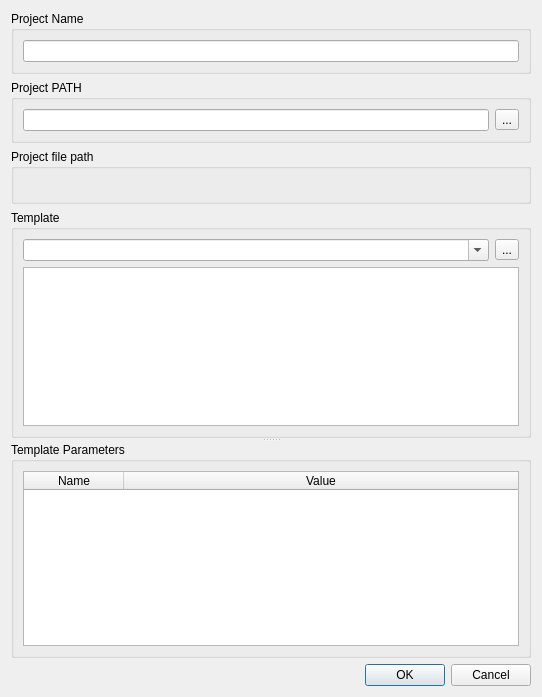
<?xml version="1.0" encoding="UTF-8"?>
<ui version="4.0">
 <class>ProjectNewDialog</class>
 <widget class="QDialog" name="ProjectNewDialog">
  <property name="geometry">
   <rect>
    <x>0</x>
    <y>0</y>
    <width>542</width>
    <height>697</height>
   </rect>
  </property>
  <property name="sizePolicy">
   <sizepolicy hsizetype="Preferred" vsizetype="Preferred">
    <horstretch>0</horstretch>
    <verstretch>0</verstretch>
   </sizepolicy>
  </property>
  <property name="windowTitle">
   <string>New Project</string>
  </property>
  <layout class="QVBoxLayout" name="verticalLayout_6">
   <item>
    <widget class="QSplitter" name="splitter">
     <property name="orientation">
      <enum>Qt::Vertical</enum>
     </property>
     <widget class="QWidget" name="">
      <layout class="QVBoxLayout" name="verticalLayout_4">
       <item>
        <widget class="QGroupBox" name="groupBox">
         <property name="title">
          <string>Project Name</string>
         </property>
         <layout class="QVBoxLayout" name="verticalLayout">
          <item>
           <widget class="QLineEdit" name="projectName"/>
          </item>
         </layout>
        </widget>
       </item>
       <item>
        <widget class="QGroupBox" name="groupBox_2">
         <property name="title">
          <string>Project PATH</string>
         </property>
         <layout class="QHBoxLayout" name="horizontalLayout">
          <item>
           <widget class="QLineEdit" name="projectPath"/>
          </item>
          <item>
           <widget class="QToolButton" name="toolFindProjectPath">
            <property name="text">
             <string>...</string>
            </property>
           </widget>
          </item>
         </layout>
        </widget>
       </item>
       <item>
        <widget class="QGroupBox" name="groupBox_3">
         <property name="title">
          <string>Project file path</string>
         </property>
         <layout class="QVBoxLayout" name="verticalLayout_2">
          <item>
           <widget class="QLabel" name="projectFileText">
            <property name="text">
             <string/>
            </property>
           </widget>
          </item>
         </layout>
        </widget>
       </item>
       <item>
        <widget class="QGroupBox" name="groupBox_4">
         <property name="title">
          <string>Template</string>
         </property>
         <layout class="QVBoxLayout" name="verticalLayout_5">
          <item>
           <layout class="QHBoxLayout" name="horizontalLayout_2">
            <item>
             <widget class="QComboBox" name="templateFile">
              <property name="editable">
               <bool>true</bool>
              </property>
             </widget>
            </item>
            <item>
             <widget class="QToolButton" name="toolLoadTemplate">
              <property name="text">
               <string>...</string>
              </property>
             </widget>
            </item>
           </layout>
          </item>
          <item>
           <widget class="QTextBrowser" name="infoView"/>
          </item>
         </layout>
        </widget>
       </item>
      </layout>
     </widget>
     <widget class="QGroupBox" name="groupBox_5">
      <property name="title">
       <string>Template Parameters</string>
      </property>
      <layout class="QVBoxLayout" name="verticalLayout_3">
       <item>
        <widget class="QTableWidget" name="parameterTable">
         <property name="alternatingRowColors">
          <bool>true</bool>
         </property>
         <property name="selectionBehavior">
          <enum>QAbstractItemView::SelectRows</enum>
         </property>
         <attribute name="horizontalHeaderCascadingSectionResizes">
          <bool>true</bool>
         </attribute>
         <attribute name="horizontalHeaderStretchLastSection">
          <bool>true</bool>
         </attribute>
         <attribute name="verticalHeaderVisible">
          <bool>false</bool>
         </attribute>
         <column>
          <property name="text">
           <string>Name</string>
          </property>
         </column>
         <column>
          <property name="text">
           <string>Value</string>
          </property>
         </column>
        </widget>
       </item>
      </layout>
     </widget>
    </widget>
   </item>
   <item>
    <widget class="QDialogButtonBox" name="buttonBox">
     <property name="orientation">
      <enum>Qt::Horizontal</enum>
     </property>
     <property name="standardButtons">
      <set>QDialogButtonBox::Cancel|QDialogButtonBox::Ok</set>
     </property>
    </widget>
   </item>
  </layout>
 </widget>
 <resources/>
 <connections>
  <connection>
   <sender>buttonBox</sender>
   <signal>accepted()</signal>
   <receiver>ProjectNewDialog</receiver>
   <slot>accept()</slot>
   <hints>
    <hint type="sourcelabel">
     <x>248</x>
     <y>254</y>
    </hint>
    <hint type="destinationlabel">
     <x>157</x>
     <y>274</y>
    </hint>
   </hints>
  </connection>
  <connection>
   <sender>buttonBox</sender>
   <signal>rejected()</signal>
   <receiver>ProjectNewDialog</receiver>
   <slot>reject()</slot>
   <hints>
    <hint type="sourcelabel">
     <x>316</x>
     <y>260</y>
    </hint>
    <hint type="destinationlabel">
     <x>286</x>
     <y>274</y>
    </hint>
   </hints>
  </connection>
  <connection>
   <sender>projectName</sender>
   <signal>textChanged(QString)</signal>
   <receiver>ProjectNewDialog</receiver>
   <slot>refreshProjectName()</slot>
   <hints>
    <hint type="sourcelabel">
     <x>214</x>
     <y>22</y>
    </hint>
    <hint type="destinationlabel">
     <x>79</x>
     <y>166</y>
    </hint>
   </hints>
  </connection>
  <connection>
   <sender>projectPath</sender>
   <signal>textChanged(QString)</signal>
   <receiver>ProjectNewDialog</receiver>
   <slot>refreshProjectName()</slot>
   <hints>
    <hint type="sourcelabel">
     <x>299</x>
     <y>57</y>
    </hint>
    <hint type="destinationlabel">
     <x>287</x>
     <y>156</y>
    </hint>
   </hints>
  </connection>
  <connection>
   <sender>templateFile</sender>
   <signal>editTextChanged(QString)</signal>
   <receiver>ProjectNewDialog</receiver>
   <slot>refreshProjectName()</slot>
   <hints>
    <hint type="sourcelabel">
     <x>366</x>
     <y>99</y>
    </hint>
    <hint type="destinationlabel">
     <x>362</x>
     <y>165</y>
    </hint>
   </hints>
  </connection>
 </connections>
 <slots>
  <slot>refreshProjectName()</slot>
 </slots>
</ui>
